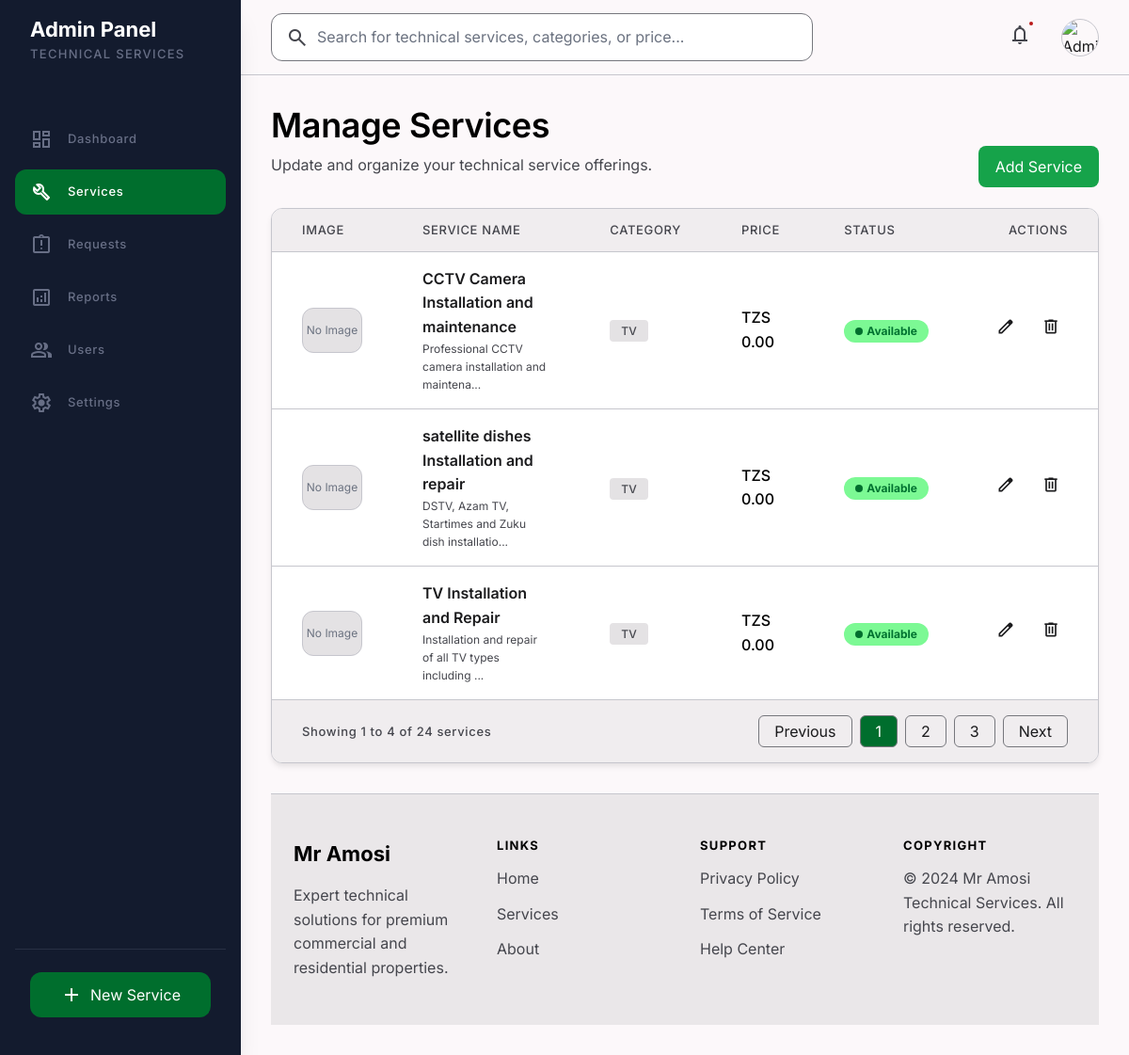
Page /manageservices.php on the committed database.
### tables this page shows
CREATE TABLE `services` (
  `service_id` int(11) NOT NULL,
  `service_name` varchar(150) NOT NULL,
  `description` text NOT NULL,
  `image` varchar(255) DEFAULT NULL,
  `price` decimal(10,2) DEFAULT 0.00,
  `status` enum('Available','Unavailable') DEFAULT 'Available',
  `created_at` timestamp NOT NULL DEFAULT current_timestamp(),
  `service_type` enum('TV','CCTV','SATELLITE') NOT NULL DEFAULT 'TV'
);

### manageservices.php (the view, shortened to what the rows shown need)
<?php
include "db.php";
$services = mysqli_query(
    $conn,
    "SELECT * FROM services ORDER BY service_id DESC"
);
?>
<!DOCTYPE html>
<html class="light" lang="en"><head>
<script src="https://cdn.tailwindcss.com?plugins=forms,container-queries"></script>
<script id="tailwind-config">
      tailwind.config = {
        darkMode: "class",
        theme: {
          extend: {
            "colors": {
                    "on-background": "#1b1b1d",
                    "secondary-fixed-dim": "#62df7d",
                    "on-tertiary-container": "#98805d",
                    "on-primary-container": "#7c839b",
                    "error-container": "#ffdad6",
                    "on-secondary": "#ffffff",
                    "surface-container-highest": "#e4e2e4",
                    "on-primary": "#ffffff",
                    "primary-fixed": "#dae2fd",
                    "surface-variant": "#e4e2e4",
                    "surface-bright": "#fcf8fa",
                    "inverse-surface": "#303032",
                    "outline-variant": "#c6c6cd",
                    "inverse-primary": "#bec6e0",
                    "on-primary-fixed-variant": "#3f465c",
                    "surface": "#fcf8fa",
                    "background": "#fcf8fa",
                    "primary-fixed-dim": "#bec6e0",
                    "tertiary-container": "#271901",
                    "on-error": "#ffffff",
                    "surface-tint": "#565e74",
                    "tertiary-fixed": "#fcdeb5",
                    "primary-container": "#131b2e",
                    "primary": "#000000",
                    "on-primary-fixed": "#131b2e",
                    "secondary-fixed": "#7ffc97",
                    "surface-container-high": "#eae7e9",
                    "on-secondary-fixed": "#002109",
                    "tertiary-fixed-dim": "#dec29a",
                    "on-tertiary-fixed-variant": "#574425",
                    "outline": "#76777d",
                    "tertiary": "#000000",
                    "secondary": "#006e2d",
                    "surface-dim": "#dcd9db",
                    "on-surface": "#1b1b1d",
                    "on-secondary-container": "#007230",
                    "error": "#ba1a1a",
                    "surface-container-lowest": "#ffffff",
                    "on-tertiary": "#ffffff",
                    "secondary-container": "#7cf994",
                    "inverse-on-surface": "#f3f0f2",
                    "on-tertiary-fixed": "#271901",
                    "on-secondary-fixed-variant": "#005320",
                    "on-surface-variant": "#45464d",
                    "on-error-container": "#93000a",
                    "surface-container-low": "#f6f3f5",
                    "surface-container": "#f0edef"
            },
            "borderRadius": {
                    "DEFAULT": "0.25rem",
                    "lg": "12px",
                    "xl": "0.75rem",
                    "full": "9999px"
            },
            "spacing": {
                    "sm": "12px",
                    "xxl": "48px",
                    "container_max": "1280px",
                    "gutter": "24px",
                    "lg": "24px",
                    "md": "16px",
                    "base": "4px",
                    "xl": "32px",
                    "xs": "8px"
            },
            "fontFamily": {
                    "card-title": ["Inter"],
                    "page-title": ["Inter"],
                    "small-label": ["Inter"],
                    "body-text": ["Inter"],
                    "section-title": ["Inter"],
                    "hero-title": ["Inter"]
            },
            "fontSize": {
                    "card-title": ["22px", {"lineHeight": "1.4", "fontWeight": "600"}],
                    "page-title": ["36px", {"lineHeight": "1.2", "letterSpacing": "-0.01em", "fontWeight": "600"}],
                    "small-label": ["13px", {"lineHeight": "1", "letterSpacing": "0.05em", "fontWeight": "500"}],
                    "body-text": ["16px", {"lineHeight": "1.6", "fontWeight": "400"}],
                    "section-title": ["28px", {"lineHeight": "1.3", "fontWeight": "600"}],
                    "hero-title": ["48px", {"lineHeight": "1.1", "letterSpacing": "-0.02em", "fontWeight": "700"}]
            }
          },
        },
      }
    </script>
</head>
<body class="bg-background text-on-surface">
<div class="flex min-h-screen">
<aside class="h-screen w-64 fixed left-0 top-0 bg-primary-container dark:bg-on-background flex flex-col gap-sm p-md shadow-xl z-40">
<div class="mb-xxl px-md">
<h1 class="font-card-title text-card-title font-bold text-on-primary">Admin Panel</h1>
</div>
</aside>
<main class="ml-64 flex-1 flex flex-col min-h-screen">
<section class="p-xl space-y-xl">
<div class="flex justify-between items-end">
<div>
<h2 class="font-page-title text-page-title text-primary">Manage Services</h2>
</div>
</div>
<div class="bg-surface-container-lowest rounded-lg border border-outline-variant custom-shadow overflow-hidden">
<div class="overflow-x-auto">
<table class="w-full text-left border-collapse">
<thead>
<tr class="bg-surface-container border-b border-outline-variant">
<th class="px-xl py-md font-small-label text-small-label text-on-surface-variant uppercase tracking-wider">Image</th>
<th class="px-xl py-md font-small-label text-small-label text-on-surface-variant uppercase tracking-wider">Service Name</th>
<th class="px-xl py-md font-small-label text-small-label text-on-surface-variant uppercase tracking-wider">Category</th>
<th class="px-xl py-md font-small-label text-small-label text-on-surface-variant uppercase tracking-wider">Price</th>
<th class="px-xl py-md font-small-label text-small-label text-on-surface-variant uppercase tracking-wider">Status</th>
<th class="px-xl py-md font-small-label text-small-label text-on-surface-variant uppercase tracking-wider text-right">Actions</th>
</tr>
</thead>
<tbody class="divide-y divide-outline-variant font-body-text text-body-text">
<?php while($service = mysqli_fetch_assoc($services)) { ?>
<tr class="hover:bg-surface-container-low transition-colors">
    <td class="px-xl py-md">
        <div class="w-16 h-12 rounded-lg overflow-hidden border border-outline-variant bg-surface-variant">
            <?php if(!empty($service['image'])) { ?>
                <img
                    src="../uploads/services/<?php echo htmlspecialchars($service['image']); ?>"
                    alt="<?php echo htmlspecialchars($service['service_name']); ?>"
                    class="w-full h-full object-cover">
            <?php } else { ?>
                <div class="w-full h-full flex items-center justify-center text-xs text-gray-500">
                    No Image
                </div>
            <?php } ?>
        </div>
    </td>
    <td class="px-xl py-md">
        <span class="font-semibold text-on-surface">
            <?php echo htmlspecialchars($service['service_name']); ?>
        </span>
        <div class="text-[12px] text-on-surface-variant">
            <?php echo htmlspecialchars(substr($service['description'], 0, 50)); ?>...
        </div>
    </td>
    <td class="px-xl py-md">
        <span class="px-sm py-1 bg-surface-container-highest rounded text-on-surface-variant font-medium text-xs">
            <?php echo htmlspecialchars($service['service_type']); ?>
        </span>
    </td>
    <td class="px-xl py-md font-medium text-primary">
        TZS <?php echo number_format($service['price'], 2); ?>
    </td>
    <td class="px-xl py-md">
        <?php
        $status = strtolower($service['status']);
        if($status == 'available'){
            echo '
            <span class="inline-flex items-center gap-1 px-sm py-1 bg-secondary-container text-on-secondary-container rounded-full text-xs font-bold">
                <span class="w-2 h-2 rounded-full bg-secondary"></span>
                Available
            </span>';
        } else {
            echo '
            <span class="inline-flex items-center gap-1 px-sm py-1 bg-error-container text-on-error-container rounded-full text-xs font-bold">
                <span class="w-2 h-2 rounded-full bg-error"></span>
                Unavailable
            </span>';
        }
        ?>
    </td>
    <td class="px-xl py-md text-right">
    <div class="flex justify-end gap-sm">
        <button
            onclick="openEditModal(
                '<?php echo $service['service_id']; ?>',
                '<?php echo htmlspecialchars($service['service_name'], ENT_QUOTES); ?>',
                '<?php echo htmlspecialchars($service['service_type'], ENT_QUOTES); ?>',
                '<?php echo htmlspecialchars($service['description'], ENT_QUOTES); ?>',
                '<?php echo $service['price']; ?>',
                '<?php echo $service['status']; ?>'
            )"
            class="p-xs hover:bg-secondary-container hover:text-secondary rounded transition-all">
            <span class="material-symbols-outlined text-[20px]">
            </span>
        </button>
        <button
            onclick="deleteService(<?php echo $service['service_id']; ?>)"
            class="p-xs hover:bg-error-container hover:text-error rounded transition-all">
            <span class="material-symbols-outlined text-[20px]">
            </span>
        </button>
    </div>
</td>
</tr>
<?php } ?>
</tbody>
</table>
</div>
</div>
</section>
</main>
</div>
</body></html>

### rows in the picture
services: shows "No Image", service_name "CCTV Camera Installation and maintenance", description "Professional CCTV camera installation and maintena", service_type "TV", price "0.00", status "Available" (drawn)
services: shows "No Image", service_name "satellite dishes Installation and repair", description "DSTV, Azam TV, Startimes and Zuku dish installatio", service_type "TV", price "0.00", status "Available" (drawn)
services: shows "No Image", service_name "TV Installation and Repair", description "Installation and repair of all TV types including", service_type "TV", price "0.00", status "Available" (drawn)
